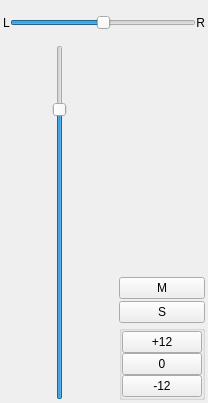
<?xml version="1.0" encoding="UTF-8"?>
<ui version="4.0">
 <class>BaseTrackView</class>
 <widget class="QWidget" name="BaseTrackView">
  <property name="geometry">
   <rect>
    <x>0</x>
    <y>0</y>
    <width>208</width>
    <height>403</height>
   </rect>
  </property>
  <property name="sizePolicy">
   <sizepolicy hsizetype="Maximum" vsizetype="Expanding">
    <horstretch>0</horstretch>
    <verstretch>1</verstretch>
   </sizepolicy>
  </property>
  <property name="windowTitle">
   <string>Form</string>
  </property>
  <layout class="QVBoxLayout" name="mainLayout">
   <property name="spacing">
    <number>3</number>
   </property>
   <property name="leftMargin">
    <number>3</number>
   </property>
   <property name="topMargin">
    <number>3</number>
   </property>
   <property name="rightMargin">
    <number>3</number>
   </property>
   <property name="bottomMargin">
    <number>3</number>
   </property>
   <item>
    <spacer name="panSpacer">
     <property name="orientation">
      <enum>Qt::Vertical</enum>
     </property>
     <property name="sizeType">
      <enum>QSizePolicy::Fixed</enum>
     </property>
     <property name="sizeHint" stdset="0">
      <size>
       <width>20</width>
       <height>12</height>
      </size>
     </property>
    </spacer>
   </item>
   <item>
    <widget class="QWidget" name="panPanel" native="true">
     <property name="styleSheet">
      <string notr="true"/>
     </property>
     <layout class="QHBoxLayout" name="horizontalLayout_3">
      <property name="spacing">
       <number>0</number>
      </property>
      <property name="leftMargin">
       <number>0</number>
      </property>
      <property name="topMargin">
       <number>0</number>
      </property>
      <property name="rightMargin">
       <number>0</number>
      </property>
      <property name="bottomMargin">
       <number>0</number>
      </property>
      <item>
       <widget class="QLabel" name="labelPanL">
        <property name="sizePolicy">
         <sizepolicy hsizetype="Maximum" vsizetype="Preferred">
          <horstretch>0</horstretch>
          <verstretch>0</verstretch>
         </sizepolicy>
        </property>
        <property name="text">
         <string>L</string>
        </property>
        <property name="alignment">
         <set>Qt::AlignLeading|Qt::AlignLeft|Qt::AlignVCenter</set>
        </property>
       </widget>
      </item>
      <item>
       <widget class="QSlider" name="panSlider">
        <property name="minimum">
         <number>-4</number>
        </property>
        <property name="maximum">
         <number>4</number>
        </property>
        <property name="orientation">
         <enum>Qt::Horizontal</enum>
        </property>
       </widget>
      </item>
      <item>
       <widget class="QLabel" name="labelPanR">
        <property name="sizePolicy">
         <sizepolicy hsizetype="Maximum" vsizetype="Preferred">
          <horstretch>0</horstretch>
          <verstretch>0</verstretch>
         </sizepolicy>
        </property>
        <property name="text">
         <string>R</string>
        </property>
        <property name="alignment">
         <set>Qt::AlignRight|Qt::AlignTrailing|Qt::AlignVCenter</set>
        </property>
       </widget>
      </item>
     </layout>
    </widget>
   </item>
   <item>
    <widget class="QWidget" name="mainWidget" native="true">
     <property name="sizePolicy">
      <sizepolicy hsizetype="Preferred" vsizetype="MinimumExpanding">
       <horstretch>0</horstretch>
       <verstretch>1</verstretch>
      </sizepolicy>
     </property>
     <layout class="QHBoxLayout" name="horizontalLayout">
      <property name="spacing">
       <number>3</number>
      </property>
      <property name="leftMargin">
       <number>0</number>
      </property>
      <property name="topMargin">
       <number>12</number>
      </property>
      <property name="rightMargin">
       <number>0</number>
      </property>
      <property name="bottomMargin">
       <number>0</number>
      </property>
      <item>
       <widget class="QSlider" name="levelSlider">
        <property name="sizePolicy">
         <sizepolicy hsizetype="Expanding" vsizetype="Expanding">
          <horstretch>1</horstretch>
          <verstretch>1</verstretch>
         </sizepolicy>
        </property>
        <property name="accessibleDescription">
         <string>This is the volume slider, Moove up to increase the volume or down to decrease it </string>
        </property>
        <property name="maximum">
         <number>120</number>
        </property>
        <property name="value">
         <number>100</number>
        </property>
        <property name="orientation">
         <enum>Qt::Vertical</enum>
        </property>
        <property name="tickPosition">
         <enum>QSlider::NoTicks</enum>
        </property>
        <property name="tickInterval">
         <number>0</number>
        </property>
       </widget>
      </item>
      <item>
       <widget class="QWidget" name="rightWidget" native="true">
        <property name="sizePolicy">
         <sizepolicy hsizetype="Maximum" vsizetype="Preferred">
          <horstretch>0</horstretch>
          <verstretch>0</verstretch>
         </sizepolicy>
        </property>
        <property name="styleSheet">
         <string notr="true"/>
        </property>
        <layout class="QVBoxLayout" name="verticalLayout_2">
         <property name="spacing">
          <number>2</number>
         </property>
         <property name="leftMargin">
          <number>0</number>
         </property>
         <property name="topMargin">
          <number>0</number>
         </property>
         <property name="rightMargin">
          <number>0</number>
         </property>
         <property name="bottomMargin">
          <number>0</number>
         </property>
         <item>
          <widget class="QWidget" name="metersWidget" native="true">
           <property name="sizePolicy">
            <sizepolicy hsizetype="Preferred" vsizetype="Preferred">
             <horstretch>0</horstretch>
             <verstretch>1</verstretch>
            </sizepolicy>
           </property>
           <layout class="QHBoxLayout" name="horizontalLayout_2">
            <property name="spacing">
             <number>1</number>
            </property>
            <property name="leftMargin">
             <number>0</number>
            </property>
            <property name="topMargin">
             <number>0</number>
            </property>
            <property name="rightMargin">
             <number>0</number>
            </property>
            <property name="bottomMargin">
             <number>0</number>
            </property>
            <item alignment="Qt::AlignLeft">
             <widget class="PeakMeter" name="peakMeterLeft" native="true">
              <property name="accessibleDescription">
               <string>This is the peak meter left </string>
              </property>
             </widget>
            </item>
            <item alignment="Qt::AlignRight">
             <widget class="PeakMeter" name="peakMeterRight" native="true">
              <property name="accessibleDescription">
               <string>This is the peak meter right </string>
              </property>
             </widget>
            </item>
           </layout>
          </widget>
         </item>
         <item>
          <widget class="QLabel" name="peaksDbLabel">
           <property name="sizePolicy">
            <sizepolicy hsizetype="Minimum" vsizetype="Maximum">
             <horstretch>0</horstretch>
             <verstretch>0</verstretch>
            </sizepolicy>
           </property>
           <property name="text">
            <string/>
           </property>
          </widget>
         </item>
         <item>
          <widget class="QPushButton" name="muteButton">
           <property name="enabled">
            <bool>true</bool>
           </property>
           <property name="toolTip">
            <string>mute</string>
           </property>
           <property name="accessibleDescription">
            <string>This is the mute button</string>
           </property>
           <property name="layoutDirection">
            <enum>Qt::LeftToRight</enum>
           </property>
           <property name="text">
            <string>M</string>
           </property>
           <property name="iconSize">
            <size>
             <width>0</width>
             <height>0</height>
            </size>
           </property>
           <property name="checkable">
            <bool>true</bool>
           </property>
          </widget>
         </item>
         <item>
          <widget class="QPushButton" name="soloButton">
           <property name="toolTip">
            <string>solo</string>
           </property>
           <property name="accessibleDescription">
            <string>this is the solo mode button</string>
           </property>
           <property name="layoutDirection">
            <enum>Qt::LeftToRight</enum>
           </property>
           <property name="text">
            <string>S</string>
           </property>
           <property name="checkable">
            <bool>true</bool>
           </property>
          </widget>
         </item>
         <item>
          <widget class="QGroupBox" name="boostPanel">
           <property name="styleSheet">
            <string notr="true"/>
           </property>
           <property name="title">
            <string/>
           </property>
           <layout class="QVBoxLayout" name="verticalLayout">
            <property name="spacing">
             <number>0</number>
            </property>
            <property name="leftMargin">
             <number>0</number>
            </property>
            <property name="topMargin">
             <number>0</number>
            </property>
            <property name="rightMargin">
             <number>0</number>
            </property>
            <property name="bottomMargin">
             <number>0</number>
            </property>
            <item>
             <widget class="QPushButton" name="buttonBoostPlus12">
              <property name="toolTip">
               <string>+12 db boost</string>
              </property>
              <property name="accessibleDescription">
               <string>this is the +12 decibel button</string>
              </property>
              <property name="text">
               <string>+12</string>
              </property>
              <property name="checkable">
               <bool>true</bool>
              </property>
             </widget>
            </item>
            <item>
             <widget class="QPushButton" name="buttonBoostZero">
              <property name="toolTip">
               <string>no boost</string>
              </property>
              <property name="accessibleDescription">
               <string>This is the zero decibel button</string>
              </property>
              <property name="text">
               <string>0</string>
              </property>
              <property name="checkable">
               <bool>true</bool>
              </property>
             </widget>
            </item>
            <item>
             <widget class="QPushButton" name="buttonBoostMinus12">
              <property name="toolTip">
               <string>-12 db boost</string>
              </property>
              <property name="accessibleDescription">
               <string>This is -12 decibels button</string>
              </property>
              <property name="text">
               <string>-12</string>
              </property>
              <property name="checkable">
               <bool>true</bool>
              </property>
             </widget>
            </item>
           </layout>
          </widget>
         </item>
        </layout>
       </widget>
      </item>
     </layout>
    </widget>
   </item>
  </layout>
 </widget>
 <customwidgets>
  <customwidget>
   <class>PeakMeter</class>
   <extends>QWidget</extends>
   <header>PeakMeter.h</header>
   <container>1</container>
  </customwidget>
 </customwidgets>
 <resources/>
 <connections/>
</ui>
